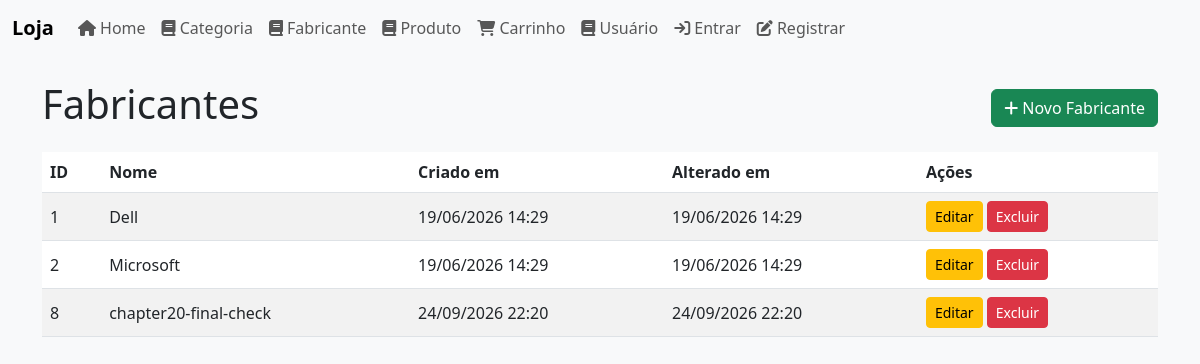
The app's page /fabricante/ with its own data.
### loja/models/Fabricante.py (models this page shows, shortened)
class Fabricante(models.Model):
    fabricante = models.CharField(max_length=120)
    criado_em = models.DateTimeField(auto_now_add=True)
    alterado_em = models.DateTimeField(auto_now=True)

### loja/views/FabricanteView.py (the view)
def list_fabricante_view(request):
    fabricantes = Fabricante.objects.all()
    return render(request, 'fabricante/fabricante.html', {'fabricantes': fabricantes})

### loja/templates/fabricante/fabricante.html (shortened to what this page needs)
{% extends 'loja/base.html' %}
{% block content %}
  <div class="d-flex justify-content-between align-items-center mb-3">
    <h1>Fabricantes</h1>
    <a class="btn btn-success" href="{% url 'fabricante_create' %}"><i class="fa fa-plus"></i> Novo Fabricante</a>
  </div>
  <table class="table table-striped">
    <thead>
      <tr>
        <th>ID</th>
        <th>Nome</th>
        <th>Criado em</th>
        <th>Alterado em</th>
        <th>Ações</th>
      </tr>
    </thead>
    <tbody>
      {% for fabricante in fabricantes %}
      <tr>
        <td>{{ fabricante.id }}</td>
        <td>{{ fabricante.fabricante }}</td>
        <td>{{ fabricante.criado_em|date:'d/m/Y H:i' }}</td>
        <td>{{ fabricante.alterado_em|date:'d/m/Y H:i' }}</td>
        <td>
          <a class="btn btn-sm btn-warning" href="{% url 'fabricante_edit' fabricante.id %}">Editar</a>
          <form method="post" action="{% url 'fabricante_delete' fabricante.id %}" class="d-inline">
            <button type="submit" class="btn btn-sm btn-danger">Excluir</button>
          </form>
        </td>
      </tr>
      {% empty %}
      <tr><td colspan="5">Nenhum fabricante encontrado.</td></tr>
      {% endfor %}
    </tbody>
  </table>
{% endblock %}

### loja/static/css/styles.css (style rules this page uses)
body { background-color: #f8f9fa; }
.table th, .table td { vertical-align: middle; }

### records on screen
Fabricante: id "1", fabricante "Dell", criado_em "19/06/2026 14:29", alterado_em "19/06/2026 14:29"
Fabricante: id "2", fabricante "Microsoft", criado_em "19/06/2026 14:29", alterado_em "19/06/2026 14:29"
Fabricante: id "8", fabricante "chapter20-final-check", criado_em "24/09/2026 22:20", alterado_em "24/09/2026 22:20"
